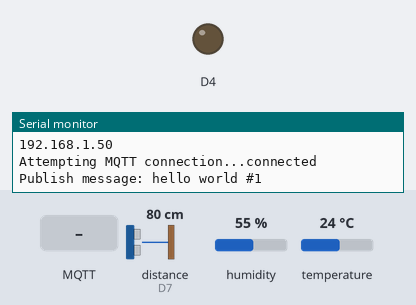
The program below on a simulated ESP8266 (NodeMCU). On the bench: output pins drawn as LEDs (lit = HIGH), the last lines printed to the serial monitor. The inputs (shaded band) are chosen by the test bench; at power-on: distance to the obstacle (sensor on D7) 80 cm, humidity 55 %, temperature 24 °C. WiFi joins after 1.5 s; servers stay silent unless stated; random numbers use the default seed unless the program sets one; no MQTT or app messages arrive unless stated.

Above: at 2.7 s.
2.8 s: MQTT message "0" arrives on the first subscribed topic
At 4.0 s:
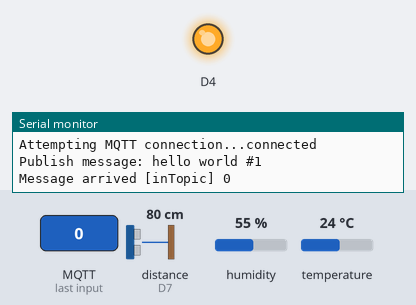
4.3 s: MQTT message "1" arrives on the first subscribed topic
At 5.2 s:
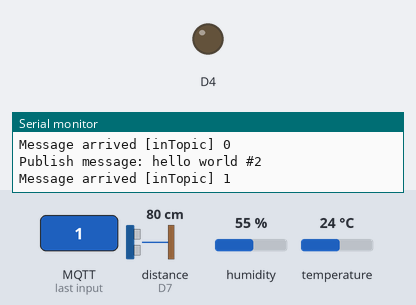
5.8 s: MQTT message "2" arrives on the first subscribed topic
At 6.4 s:
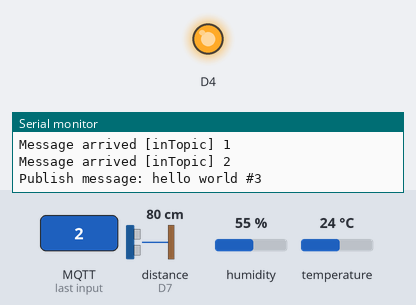
Timing chart, 0 to 8.8 s (numbered marks = the images above; inputs shaded):
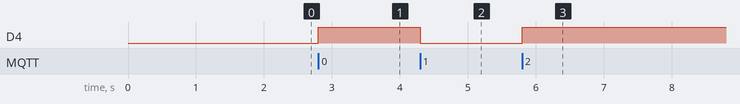

The program:

main.cpp
```cpp
/*
 Basic ESP8266 MQTT example
 This sketch demonstrates the capabilities of the pubsub library in combination
 with the ESP8266 board/library.
 It connects to an MQTT server then:
  - publishes "hello world" to the topic "outTopic" every two seconds
  - subscribes to the topic "inTopic", printing out any messages
    it receives. NB - it assumes the received payloads are strings not binary
  - If the first character of the topic "inTopic" is an 1, switch ON the ESP Led,
    else switch it off
 It will reconnect to the server if the connection is lost using a blocking
 reconnect function. See the 'mqtt_reconnect_nonblocking' example for how to
 achieve the same result without blocking the main loop.
 To install the ESP8266 board, (using Arduino 1.6.4+):
  - Add the following 3rd party board manager under "File -> Preferences -> Additional Boards Manager URLs":
       http://arduino.esp8266.com/stable/package_esp8266com_index.json
  - Open the "Tools -> Board -> Board Manager" and click install for the ESP8266"
  - Select your ESP8266 in "Tools -> Board"
*/

#include <Arduino.h>
#include <Ultrasonic.h>
#include <ESP8266WiFi.h>
#include <PubSubClient.h>
#include <Adafruit_Sensor.h>
#include <DHT.h>
#include <DHT_U.h>
#include <string.h>
#include <cstring>

// Update these with values suitable for your network.

const char* ssid = "Rachel's iPhone";
const char* password = "cmfj1b5fv2kff";
const char* mqtt_server = "infiniteattempts.summerstudio.xyz";

const char* canary_topic = "Canary/Ibis";

#define DHTPIN 5          // What digital pin we're connected to
#define DHTTYPE DHT22   // DHT 22, AM2302, AM2321

WiFiClient espClient;
PubSubClient client(espClient);
long lastMsg = 0;
char msg[50];
char payLoad[100];
int serialCounter = 0;
int distance;
float humidity;
float temperature;

uint32_t ChipUid;
String ChipUidString;


DHT dht(DHTPIN, DHTTYPE);
Ultrasonic ultrasonic(D6, D7);

// This function sends Arduino's up time every second to Virtual Pin (5).
// In the app, Widget's reading frequency should be set to PUSH. This means
// that you define how often to send data to Blynk App.

void setup_wifi() {

  delay(10);
  // We start by connecting to a WiFi network
  Serial.println();
  Serial.print("Connecting to ");
  Serial.println(ssid);

  WiFi.begin(ssid, password);

  while (WiFi.status() != WL_CONNECTED) {
    delay(500);
    Serial.print(".");
  }

  randomSeed(micros());

  Serial.println("");
  Serial.println("WiFi connected");
  Serial.println("IP address: ");
  Serial.println(WiFi.localIP());
}

void callback(char* topic, byte* payload, unsigned int length) {
  Serial.print("Message arrived [");
  Serial.print(topic);
  Serial.print("] ");
  for (int i = 0; i < length; i++) {
    Serial.print((char)payload[i]);
  }
  Serial.println();

  // Switch on the LED if an 1 was received as first character
  if ((char)payload[0] == '1') {
    digitalWrite(BUILTIN_LED, LOW);   // Turn the LED on (Note that LOW is the voltage level
    // but actually the LED is on; this is because
    // it is active low on the ESP-01)
  } else {
    digitalWrite(BUILTIN_LED, HIGH);  // Turn the LED off by making the voltage HIGH
  }

}

void reconnect() {
  // Loop until we're reconnected
  while (!client.connected()) {
    Serial.print("Attempting MQTT connection...");
    // Create a random client ID
    String clientId = "ESP8266Client-";
    clientId += String(random(0xffff), HEX);
    // Attempt to connect
    if (client.connect(clientId.c_str())) {
      Serial.println("connected");
      // Once connected, publish an announcement...
      client.publish("outTopic", "hello world");
      // ... and resubscribe
      client.subscribe("inTopic");
    } else {
      Serial.print("failed, rc=");
      Serial.print(client.state());
      Serial.println(" try again in 5 seconds");
      // Wait 5 seconds before retrying
      delay(5000);
    }
  }
}

void setup() {
  pinMode(BUILTIN_LED, OUTPUT);     // Initialize the BUILTIN_LED pin as an output
  Serial.begin(9600);
  setup_wifi();
  client.setServer(mqtt_server, 5269);
  client.setCallback(callback);

  // Get and store chip ID in string
  ChipUid = ESP.getChipId();
  ChipUidString = String(ChipUid,HEX);
}

void loop() {

  if (!client.connected()) {
    reconnect();
  }
  client.loop();

  long now = millis();
  if (now - lastMsg > 2000) {

    humidity = dht.readHumidity();
    temperature = dht.readTemperature(); // or dht.readTemperature(true) for Fahrenheit
    distance = ultrasonic.read();

    char hmsg[10];
    char tmsg[10];
    dtostrf(humidity,7,3,hmsg);
    dtostrf(temperature,7,3,tmsg);

    if (isnan(humidity) || isnan(temperature)) {
        Serial.println("Failed to read from DHT sensor!");
        return;
    }
    lastMsg = now;
    ++serialCounter;

    // Serial message to confirm code working
    snprintf (msg, 50, "hello world #%d", serialCounter);
    Serial.print("Publish message: ");
    Serial.println(msg);

    // Compose Payload
    snprintf(payLoad, 100, "%s,H.T.D,%s,%s,%d", ChipUidString.c_str(),hmsg,tmsg,distance);

    client.publish(canary_topic, payLoad);
  }
}
```

Measured:
- after the input at 2.8 s, D4: LOW → HIGH at once
- after the input at 4.3 s, D4: HIGH → LOW at once
- after the input at 5.8 s, D4: LOW → HIGH at once
